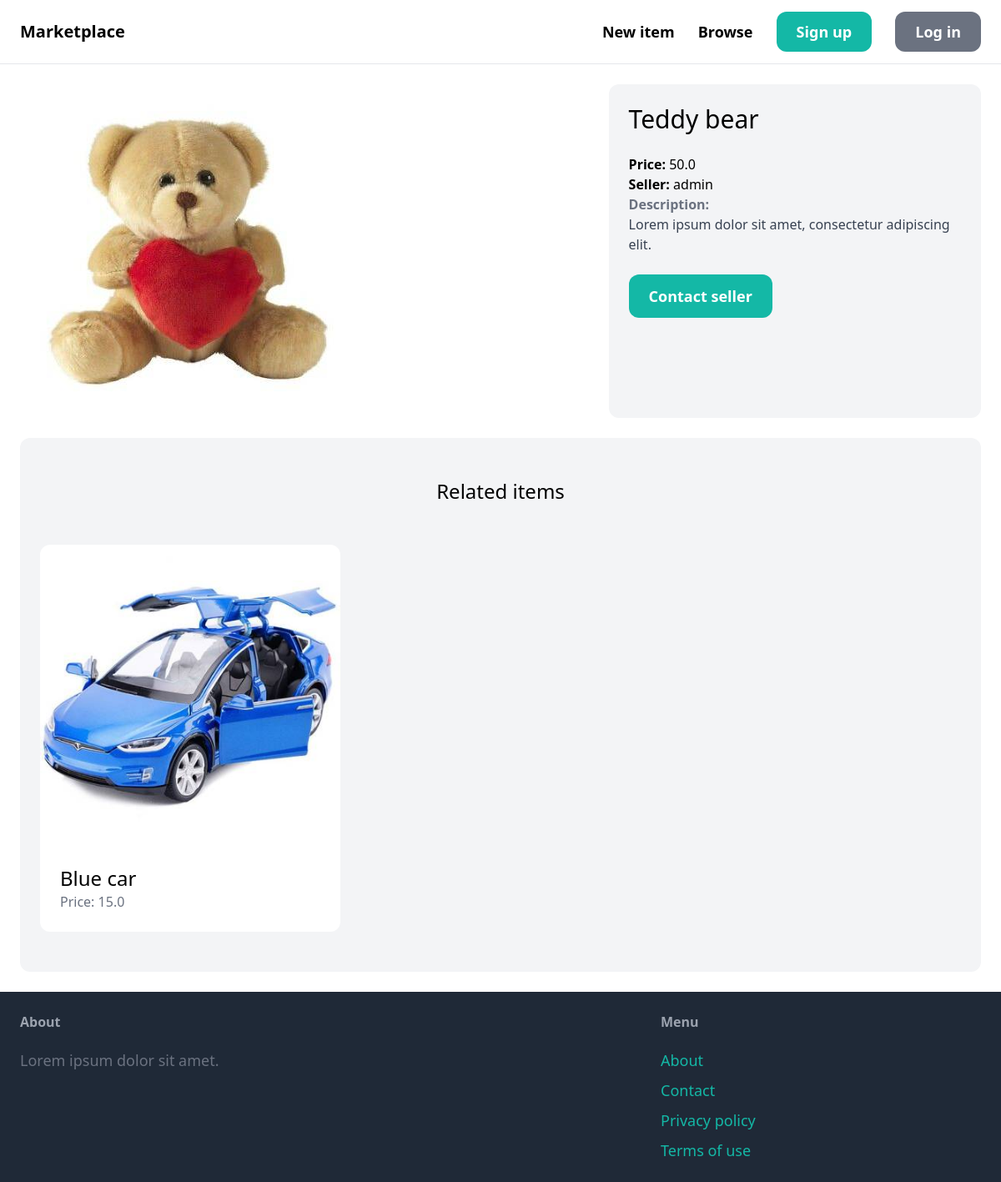
Page /items/1 on the committed database.
### item/models.py (models this page shows, shortened)
class Item(models.Model):
    category = models.ForeignKey(
        Category, related_name='items', on_delete=models.CASCADE)
    name = models.CharField(max_length=255)
    description = models.TextField(blank=True, null=True)
    price = models.FloatField()
    image = models.ImageField(upload_to='item_images', blank=True, null=True)
    is_sold = models.BooleanField(default=False)
    created_by = models.ForeignKey(
        User, related_name='items', on_delete=models.CASCADE)
    created_at = models.DateTimeField(auto_now_add=True)

### item/views.py (the view)
# urls.py: path('<int:pk>', views.detail, name='detail')
def detail(request, pk):
    item = get_object_or_404(Item, pk=pk)
    related_items = Item.objects.filter(category=item.category, is_sold=False).exclude(pk=pk)[0:3]
    return render(request, 'item/detail.html', {'item': item, 'related_items': related_items})

### item/templates/item/detail.html (shortened to what this page needs)
{% extends 'core/base.html' %}
{% block content %}
<div class="grid grid-cols-5 gap-6">
    <div class="col-span-3">
        <img src="{{ item.image.url }}" class="rounded-xl ">
    </div>
    <div class="col-span-2 p-6 bg-gray-100 rounded-xl">
        <h1 class="mb-6 text-3xl">{{ item.name }}</h1>
        <p class="text-grey-500"><strong>Price: </strong>{{ item.price }}</p>
        <p class="text-grey-500"><strong>Seller: </strong>{{ item.created_by.username }}</p>
        {% if item.description %}
        <p class="text-gray-700">
            <strong class="text-gray-500">Description: </strong><br>
            {{ item.description }}
        </p>
        {% endif %}
        <a href="#"
            class="inline-block mt-6 px-6 py-3 text-lg font-semibold bg-teal-500 text-white hover:bg-teal-700 rounded-xl">
            Contact seller</a>
    </div>
</div>
<div class="mt-6 px-6 py-12 bg-gray-100 rounded-xl">
    <h2 class="mb-12 text-2xl text-center">Related items</h2>
    <div class="grid grid-cols-3 gap-3">
        {% for item in related_items %}
        <div>
            <a href="{% url 'item:detail' item.id %}">
                <div>
                    <img src="{{ item.image.url }}" class="rounded-t-xl">
                </div>
                <div class="p-6 bg-white rounded-b-xl">
                    <h2 class="text-2xl">{{ item.name }}</h2>
                    <p class="text-gray-500">Price: {{ item.price }}</p>
                </div>
            </a>
        </div>
        {% endfor %}
    </div>
</div>
</div>
{% endblock %}

### rows in the picture
Item: image (picture), name "Teddy bear", price "50.0", created_by.username "admin", description "Lorem ipsum dolor sit amet, consectetur adipiscing elit."
Item: image (picture), name "Blue car", price "15.0"
